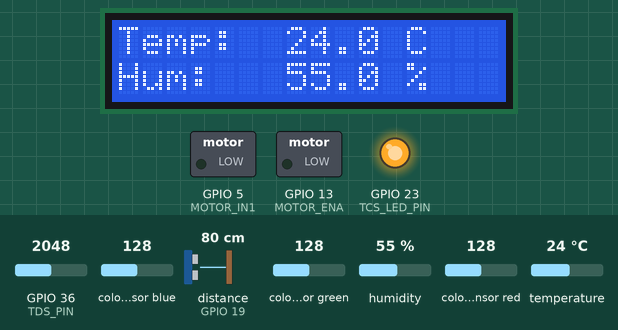
A sketch run on a simulated ESP32. Parts: 16×2 character LCD, switched loads named in the sketch (green lamp = pin HIGH), output pins drawn as LEDs (lit = HIGH). Wiring (inferred from the names in the program): ultrasonic range finder: trigger GPIO 18; echo GPIO 19. Inputs (shaded band) come from the test bench; at power-on: colour sensor blue 128, GPIO 36 (TDS_PIN) = 2048, distance to the obstacle (sensor on GPIO 19) 80 cm, colour sensor green 128, humidity 55 %, colour sensor red 128, temperature 24 °C. The echo pulse lasts 58.3 µs per cm; WiFi joins after 1.5 s; servers stay silent unless stated; pins used as bus, display or sensor lines are not drawn; what the sketch prints to the serial monitor is not drawn.

Above: at 4.2 s.
4.3 s: colour sensor blue set to 80
At 13.0 s:
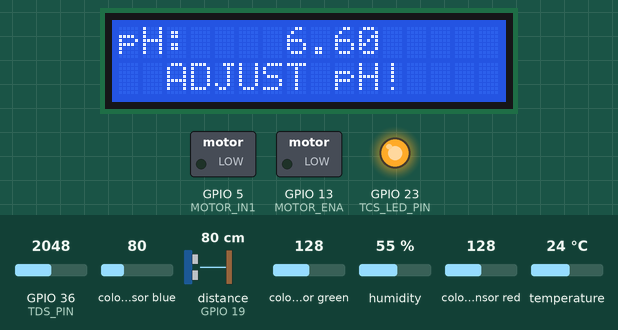
13.3 s: colour sensor blue set to 72
19.5 s: GPIO 36 (TDS_PIN) set to 3972
At 24.9 s:
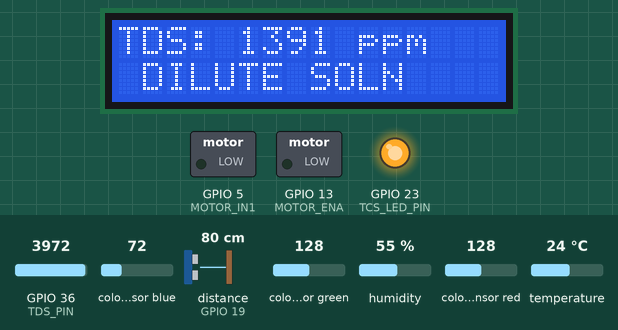
28.5 s: distance to the obstacle (sensor on GPIO 19) set to 23 cm
At 36.5 s:
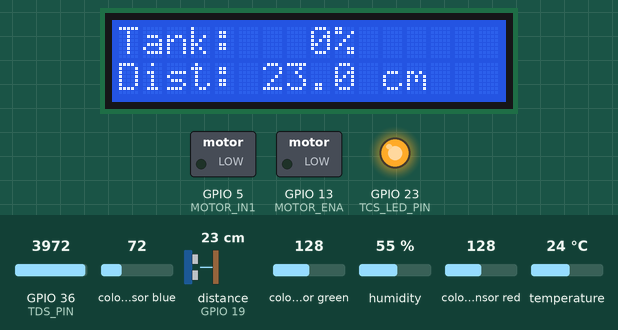
37.5 s: distance to the obstacle (sensor on GPIO 19) set to 18 cm
At 43.5 s:
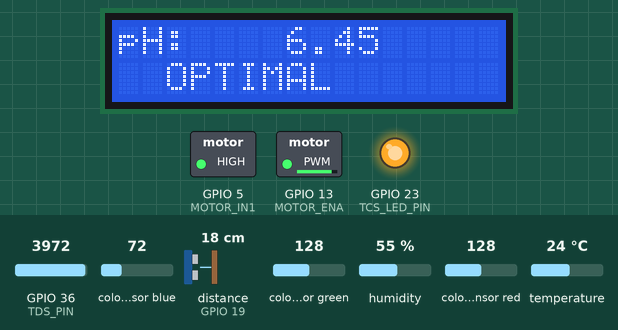
45.7 s: GPIO 36 (TDS_PIN) set to 3460
At 54.5 s:
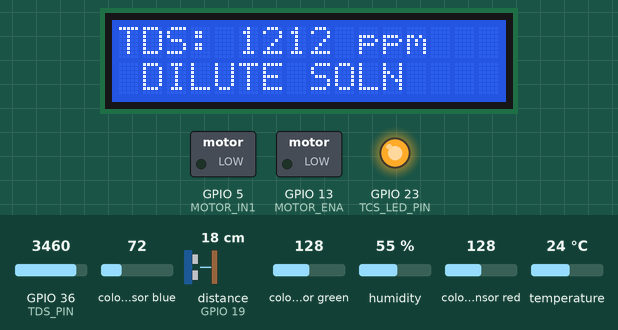
54.7 s: GPIO 36 (TDS_PIN) set to 3385
At 70.6 s:
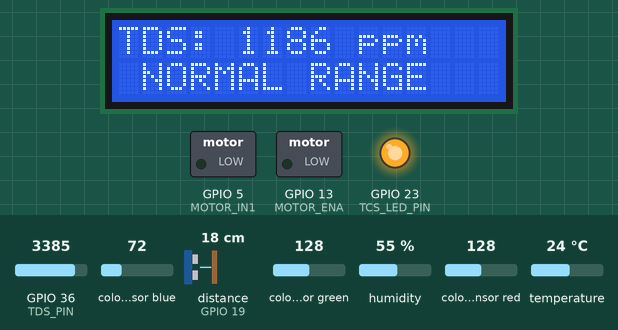
Timing chart, 0 to 90.7 s (numbered marks = the images above; inputs shaded):
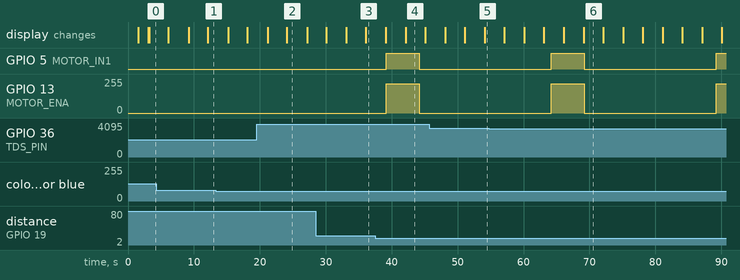

Measured:
- the behaviour switches between 21 and 20 cm on distance to the obstacle (sensor on GPIO 19) (found by bisection; images 3 and 4)
- the behaviour switches between 3428 and 3427 on GPIO 36 (TDS_PIN) (found by bisection; images 5 and 6)
- after the input at 19.5 s, the display: first differs from a run without the input after 4.6 s (image 2)
- after the input at 37.5 s, GPIO 5 (MOTOR_IN1): LOW → HIGH after 1.7 s, → LOW 5.0 s later; GPIO 13 (MOTOR_ENA): 0/255 → 220/255 after 1.7 s, → 0/255 5.0 s later
- after the input at 54.7 s, the display: first differs from a run without the input after 14.4 s (image 6)
- what the display in image 2 shows lasts 3.1 s, from 24.1 s to 27.2 s
- what the display in image 4 shows lasts 3.0 s, from 42.1 s to 45.1 s

The sketch:

IoT_Based_Automated_Aeroponics_System.ino
```cpp
#include <Arduino.h>
#include <Wire.h>
#include <WiFi.h>
#include <WebServer.h>
#include <DHT.h>
#include <Adafruit_TCS34725.h>
#include <LiquidCrystal.h>

// ─────────────────────────────────────────
//  WiFi CREDENTIALS
// ─────────────────────────────────────────
const char* WIFI_SSID = "SSID";
const char* WIFI_PASS = "PASSWORD";

// ─────────────────────────────────────────
//  PINS
// ─────────────────────────────────────────
#define DHT_PIN       4
#define DHT_TYPE      DHT22
#define TRIG_PIN      18
#define ECHO_PIN      19
#define TDS_PIN       36
#define TCS_LED_PIN   23
#define MOTOR_IN1     5
#define MOTOR_ENA     13

// ─────────────────────────────────────────
//  RESERVOIR LEVELS  ← SET THESE TO YOUR TANK
//
//  HC-SR04 is mounted at the TOP of the tank.
//  Distance is small when water is HIGH (full).
//  Distance is large when water is LOW (empty).
//
//  How to measure:
//    1. Fill tank completely → read Serial → set RESERVOIR_TOP_CM
//    2. Empty to minimum safe level → read Serial → set RESERVOIR_LOW_CM
// ─────────────────────────────────────────
#define RESERVOIR_TOP_CM    5.0f    // distance (cm) when tank is 100% full
#define RESERVOIR_LOW_CM    20.0f   // distance (cm) when tank is too low — pump blocked

// ─────────────────────────────────────────
//  MISTING THRESHOLDS
// ─────────────────────────────────────────
#define HUMID_LOW       75.0f
#define TEMP_HIGH       28.0f
#define MIST_ON_MS      5000UL
#define MIST_COOLDOWN   20000UL

// ─────────────────────────────────────────
//  TDS RANGE
// ─────────────────────────────────────────
#define TDS_LOW_PPM     400
#define TDS_HIGH_PPM    1200

// ─────────────────────────────────────────
//  pH CALIBRATION  (R/B ratio → pH)
// ─────────────────────────────────────────
const float PH_TABLE[][2] = {
    {6.50f, 4.5f}, {5.00f, 5.0f}, {3.60f, 5.5f},
    {2.50f, 6.0f}, {1.70f, 6.5f}, {1.20f, 7.0f},
    {0.85f, 7.5f}, {0.55f, 8.0f}, {0.35f, 8.5f},
};
const int PH_POINTS = 9;

// ─────────────────────────────────────────
//  OBJECTS
// ─────────────────────────────────────────
DHT               dht(DHT_PIN, DHT_TYPE);
Adafruit_TCS34725 tcs(TCS34725_INTEGRATIONTIME_50MS, TCS34725_GAIN_4X);
LiquidCrystal     lcd(14, 27, 26, 25, 33, 32);
WebServer         server(80);

// ─────────────────────────────────────────
//  SENSOR DATA
// ─────────────────────────────────────────
float    temperature  = 0;
float    humidity     = 0;
float    distanceCm   = 0;
int      waterPct     = 0;      // 0–100% fill level
int      tdsPpm       = 0;
float    phValue      = 0;
uint16_t r, g, b, c;
bool     isMisting    = false;
bool     reservoirOK  = false;

unsigned long lastMistEnd = 0;
unsigned long mistStart   = 0;
unsigned long lastSensor  = 0;
unsigned long lastLCD     = 0;
uint8_t       lcdPage     = 0;

// ─────────────────────────────────────────
//  WEB DASHBOARD
// ─────────────────────────────────────────
const char DASHBOARD[] PROGMEM = R"rawhtml(
<!DOCTYPE html>
<html>
<head>
  <meta charset="UTF-8">
  <meta name="viewport" content="width=device-width, initial-scale=1">
  <title>Aeroponics Dashboard</title>
  <style>
    * { box-sizing: border-box; margin: 0; padding: 0; }
    body {
      font-family: 'Segoe UI', sans-serif;
      background: #0f1923;
      color: #e0e0e0;
      min-height: 100vh;
      padding: 20px;
    }
    h1 {
      text-align: center;
      color: #4caf93;
      font-size: 1.6em;
      margin-bottom: 20px;
      letter-spacing: 2px;
    }
    .grid {
      display: grid;
      grid-template-columns: repeat(auto-fit, minmax(155px, 1fr));
      gap: 14px;
      max-width: 720px;
      margin: 0 auto;
    }
    .card {
      background: #1a2733;
      border-radius: 14px;
      padding: 18px 14px;
      text-align: center;
      border: 1px solid #2a3f50;
      transition: border-color 0.4s;
    }
    .card .icon  { font-size: 1.9em; margin-bottom: 6px; }
    .card .label { font-size: 0.72em; color: #7a9bb5; text-transform: uppercase; letter-spacing: 1px; }
    .card .value { font-size: 1.75em; font-weight: 700; color: #e8f4f0; margin: 5px 0 2px; }
    .card .unit  { font-size: 0.78em; color: #5a7a8a; }
    .card.warn   { border-color: #e07b39; }
    .card.ok     { border-color: #4caf93; }

    /* Reservoir bar */
    .tank-wrap {
      margin: 6px auto 0;
      width: 80%;
      height: 8px;
      background: #0f1923;
      border-radius: 4px;
      overflow: hidden;
    }
    .tank-fill {
      height: 100%;
      border-radius: 4px;
      transition: width 0.6s, background 0.4s;
    }

    .mist-badge {
      display: inline-block;
      margin: 18px auto 0;
      padding: 8px 26px;
      border-radius: 20px;
      font-weight: 700;
      letter-spacing: 1px;
      font-size: 0.92em;
    }
    .mist-on  { background:#1e4f3a; color:#4caf93; border:1px solid #4caf93; }
    .mist-off { background:#1e2a33; color:#7a9bb5; border:1px solid #2a4050; }
    .footer { text-align:center; margin-top:14px; font-size:0.7em; color:#2a4050; }
  </style>
</head>
<body>
  <h1>&#127807; AEROPONIC SYSTEM</h1>

  <div class="grid">

    <div class="card" id="card-temp">
      <div class="icon">&#127777;</div>
      <div class="label">Temperature</div>
      <div class="value" id="temp">--</div>
      <div class="unit">°C</div>
    </div>

    <div class="card" id="card-hum">
      <div class="icon">&#128167;</div>
      <div class="label">Humidity</div>
      <div class="value" id="hum">--</div>
      <div class="unit">%</div>
    </div>

    <div class="card" id="card-level">
      <div class="icon">&#128246;</div>
      <div class="label">Reservoir</div>
      <div class="value" id="level-pct">--</div>
      <div class="unit" id="level-cm">-- cm</div>
      <div class="tank-wrap">
        <div class="tank-fill" id="tank-bar" style="width:0%"></div>
      </div>
    </div>

    <div class="card" id="card-tds">
      <div class="icon">&#9878;</div>
      <div class="label">Nutrients</div>
      <div class="value" id="tds">--</div>
      <div class="unit">ppm</div>
    </div>

    <div class="card" id="card-ph">
      <div class="icon">&#9879;</div>
      <div class="label">pH</div>
      <div class="value" id="ph">--</div>
      <div class="unit">phenol red</div>
    </div>

  </div>

  <div style="text-align:center;">
    <span class="mist-badge" id="mist-badge">-- MIST --</span>
  </div>

  <div class="footer">Auto-refresh 3s &nbsp;|&nbsp; ESP32 Aeroponic Controller</div>

  <script>
    function fetchData() {
      fetch('/data')
        .then(r => r.json())
        .then(d => {

          // Temperature
          document.getElementById('temp').textContent = d.temp.toFixed(1);
          document.getElementById('card-temp').className = 'card ' + (d.temp > 28 ? 'warn' : 'ok');

          // Humidity
          document.getElementById('hum').textContent = d.hum.toFixed(1);
          document.getElementById('card-hum').className = 'card ' + (d.hum < 75 ? 'warn' : 'ok');

          // Reservoir — percentage + bar
          var pct = d.water_pct;
          document.getElementById('level-pct').textContent = pct + '%';
          document.getElementById('level-cm').textContent  = d.level.toFixed(1) + ' cm';
          var bar = document.getElementById('tank-bar');
          bar.style.width = pct + '%';
          bar.style.background = pct > 40 ? '#4caf93' : pct > 20 ? '#e0b03a' : '#e05a3a';
          document.getElementById('card-level').className  = 'card ' + (d.reservoir_ok ? 'ok' : 'warn');

          // TDS
          document.getElementById('tds').textContent = d.tds;
          document.getElementById('card-tds').className = 'card ' +
            (d.tds >= 400 && d.tds <= 1200 ? 'ok' : 'warn');

          // pH
          document.getElementById('ph').textContent = d.ph >= 0 ? d.ph.toFixed(2) : 'N/A';
          document.getElementById('card-ph').className = 'card ' +
            (d.ph >= 5.5 && d.ph <= 6.5 ? 'ok' : 'warn');

          // Mist badge
          var mb = document.getElementById('mist-badge');
          mb.textContent = d.misting ? '💧 MISTING ACTIVE' : '○  MIST IDLE';
          mb.className   = 'mist-badge ' + (d.misting ? 'mist-on' : 'mist-off');
        })
        .catch(() => {});
    }
    fetchData();
    setInterval(fetchData, 3000);
  </script>
</body>
</html>
)rawhtml";

// ─────────────────────────────────────────
//  HELPERS
// ─────────────────────────────────────────
float interpolatePH(float ratio) {
    if (ratio >= PH_TABLE[0][0])           return PH_TABLE[0][1];
    if (ratio <= PH_TABLE[PH_POINTS-1][0]) return PH_TABLE[PH_POINTS-1][1];
    for (int i = 0; i < PH_POINTS - 1; i++) {
        float hi = PH_TABLE[i][0], lo = PH_TABLE[i+1][0];
        if (ratio <= hi && ratio > lo) {
            float t = (ratio - hi) / (lo - hi);
            return PH_TABLE[i][1] + t * (PH_TABLE[i+1][1] - PH_TABLE[i][1]);
        }
    }
    return -1.0f;
}

// Converts sensor distance to fill percentage
// RESERVOIR_TOP_CM  → 100%  (sensor reading when full)
// RESERVOIR_LOW_CM  → 0%    (sensor reading when empty)
int distanceToPercent(float cm) {
    if (cm < 0) return 0;
    float pct = (RESERVOIR_LOW_CM - cm) /
                (RESERVOIR_LOW_CM - RESERVOIR_TOP_CM) * 100.0f;
    return (int)constrain(pct, 0, 100);
}

void runMotor()  { digitalWrite(MOTOR_IN1, HIGH); analogWrite(MOTOR_ENA, 220); }
void stopMotor() { digitalWrite(MOTOR_IN1, LOW);  analogWrite(MOTOR_ENA, 0);   }

// ─────────────────────────────────────────
//  SENSOR READS
// ─────────────────────────────────────────
void readAll() {
    // DHT22
    float t = dht.readTemperature(), h = dht.readHumidity();
    if (!isnan(t)) temperature = t;
    if (!isnan(h)) humidity    = h;

    // HC-SR04
    digitalWrite(TRIG_PIN, LOW);  delayMicroseconds(2);
    digitalWrite(TRIG_PIN, HIGH); delayMicroseconds(10);
    digitalWrite(TRIG_PIN, LOW);
    long dur = pulseIn(ECHO_PIN, HIGH, 30000UL);
    distanceCm  = dur ? (dur * 0.0343f / 2.0f) : -1.0f;
    waterPct    = distanceToPercent(distanceCm);
    reservoirOK = (distanceCm > 0 && distanceCm < RESERVOIR_LOW_CM);

    // TDS
    long sum = 0;
    for (int i = 0; i < 10; i++) { sum += analogRead(TDS_PIN); delay(5); }
    float v = (sum / 10.0f / 4095.0f) * 3.3f;
    tdsPpm = (int)constrain(v * (1000.0f / 2.3f), 0, 9999);

    // TCS34725 + phenol red → pH
    tcs.getRawData(&r, &g, &b, &c);
    phValue = (b > 5) ? interpolatePH((float)r / (float)b) : -1.0f;
}

// ─────────────────────────────────────────
//  MISTING CONTROL
// ─────────────────────────────────────────
void controlMisting() {
    unsigned long now = millis();

    if (!isMisting) {
        bool cooled   = (now - lastMistEnd >= MIST_COOLDOWN);
        bool needMist = (humidity < HUMID_LOW || temperature > TEMP_HIGH);
        if (cooled && needMist && reservoirOK) {
            isMisting = true; mistStart = now;
            runMotor();
            Serial.printf("[PUMP] ON  — Hum:%.1f%%  Temp:%.1fC  Tank:%d%%\n",
                          humidity, temperature, waterPct);
        } else if (cooled && needMist && !reservoirOK) {
            Serial.println("[WARN] Misting needed but reservoir too low!");
        }
    } else {
        if (now - mistStart >= MIST_ON_MS) {
            isMisting = false; lastMistEnd = now;
            stopMotor();
            Serial.println("[PUMP] OFF");
        }
    }
}

// ─────────────────────────────────────────
//  LCD  — 5 rotating pages
// ─────────────────────────────────────────
void updateLCD() {
    lcd.clear();
    char r0[17], r1[17];
    switch (lcdPage % 5) {
        case 0:
            snprintf(r0, 17, "Temp: %5.1f C",  temperature);
            snprintf(r1, 17, "Hum:  %5.1f %%", humidity);
            break;
        case 1:
            // Show both fill % and raw cm
            snprintf(r0, 17, "Tank: %3d%%", waterPct);
            snprintf(r1, 17, "Dist: %4.1f cm", distanceCm);
            break;
        case 2:
            snprintf(r0, 17, "TDS: %4d ppm", tdsPpm);
            if      (tdsPpm < TDS_LOW_PPM)  snprintf(r1, 17, " ADD NUTRIENTS ");
            else if (tdsPpm > TDS_HIGH_PPM) snprintf(r1, 17, " DILUTE SOLN   ");
            else                             snprintf(r1, 17, " NORMAL RANGE  ");
            break;
        case 3:
            if (phValue < 0) {
                snprintf(r0, 17, "pH: READING...");
                snprintf(r1, 17, "Check phenolred");
            } else {
                snprintf(r0, 17, "pH:   %5.2f", phValue);
                snprintf(r1, 17, "%s",
                    (phValue >= 5.5f && phValue <= 6.5f)
                    ? "  OPTIMAL      " : "  ADJUST pH!  ");
            }
            break;
        case 4:
            snprintf(r0, 17, "Mist: %s", isMisting ? "  ACTIVE" : "  IDLE  ");
            snprintf(r1, 17, "IP:%s", WiFi.localIP().toString().c_str());
            break;
    }
    lcd.setCursor(0, 0); lcd.print(r0);
    lcd.setCursor(0, 1); lcd.print(r1);
    lcdPage++;
}

// ─────────────────────────────────────────
//  SETUP
// ─────────────────────────────────────────
void setup() {
    Serial.begin(115200);
    Wire.begin(21, 22);

    dht.begin();

    pinMode(TCS_LED_PIN, OUTPUT);
    digitalWrite(TCS_LED_PIN, HIGH);
    if (!tcs.begin()) Serial.println("[ERROR] TCS34725 not found");

    lcd.begin(16, 2);
    lcd.clear();
    lcd.setCursor(0, 0); lcd.print(" AeroSystem v2  ");
    lcd.setCursor(0, 1); lcd.print(" Connecting WiFi");

    pinMode(TRIG_PIN, OUTPUT);
    pinMode(ECHO_PIN, INPUT);
    pinMode(MOTOR_IN1, OUTPUT);
    pinMode(MOTOR_ENA, OUTPUT);
    stopMotor();

    // WiFi
    WiFi.begin(WIFI_SSID, WIFI_PASS);
    Serial.print("[WiFi] Connecting");
    int tries = 0;
    while (WiFi.status() != WL_CONNECTED && tries < 20) {
        delay(500); Serial.print("."); tries++;
    }
    if (WiFi.status() == WL_CONNECTED) {
        Serial.printf("\n[WiFi] http://%s\n", WiFi.localIP().toString().c_str());
    } else {
        Serial.println("\n[WiFi] Offline mode");
    }

    // Web routes
    server.on("/", []() {
        server.send_P(200, "text/html", DASHBOARD);
    });

    server.on("/data", []() {
        char json[256];
        snprintf(json, sizeof(json),
            "{\"temp\":%.1f,\"hum\":%.1f,"
            "\"level\":%.1f,\"water_pct\":%d,\"reservoir_ok\":%s,"
            "\"tds\":%d,\"ph\":%.2f,\"misting\":%s}",
            temperature, humidity,
            distanceCm, waterPct, reservoirOK ? "true" : "false",
            tdsPpm, phValue,
            isMisting ? "true" : "false");
        server.send(200, "application/json", json);
    });

    server.begin();

    lcd.clear();
    lcd.setCursor(0, 0); lcd.print("  AeroSystem  ");
    lcd.setCursor(0, 1); lcd.print("    READY     ");
    delay(1500);
    lcd.clear();
}

// ─────────────────────────────────────────
//  LOOP
// ─────────────────────────────────────────
void loop() {
    server.handleClient();

    unsigned long now = millis();

    if (now - lastSensor >= 2000UL) {
        readAll();
        lastSensor = now;
        Serial.printf(
            "[DATA] T:%.1f H:%.1f Tank:%d%%(%.1fcm) TDS:%d pH:%.2f\n",
            temperature, humidity, waterPct, distanceCm, tdsPpm, phValue);
    }

    if (now - lastLCD >= 3000UL) {
        updateLCD();
        lastLCD = now;
    }

    controlMisting();
}
```
